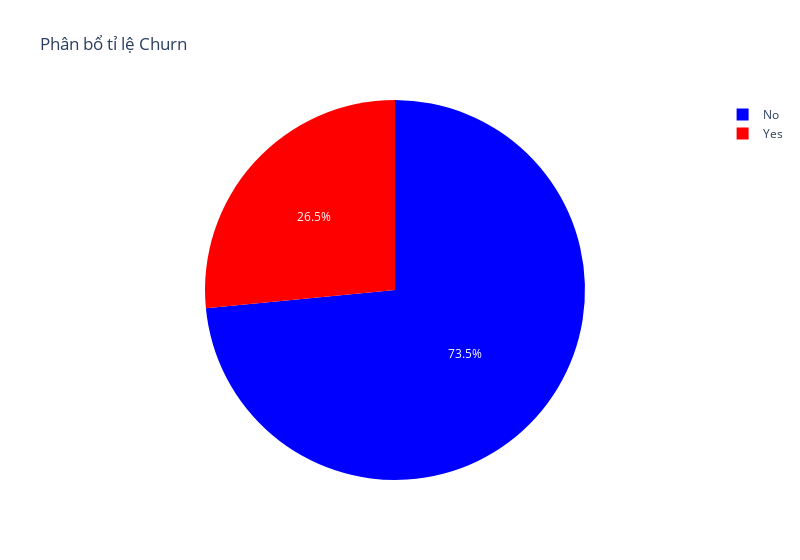

Notebook code cell kept with this figure:
### Markdown cell above
### Tổng quan tệp dữ liệu

### Code cell
# Trả về Object với giá trị giảm dần của các thuộc tính
churn_instance = dts_dtframe["Churn"].value_counts()
# Chuyển đổi series, object thành DataFrame
churn_instance = churn_instance.to_frame()
# Reset index cho DataFrame
churn_instance = churn_instance.reset_index()
# Đặt lại tên cho cột 'index'
churn_instance = churn_instance.rename(columns={"index": "Category"})
# Sử dụng thư viện plotly.express để vẽ sơ đồ
churn_pie_chart = plotly_ex.pie(
    churn_instance,
    values="Churn",
    names="Category",
    color_discrete_sequence=["blue", "red"],
    title="Phân bổ tỉ lệ Churn",
    width=800
)
churn_pie_chart.show()

### Figure 1 — Plotly figure (JSON) as saved in the notebook; plotly's stock layout.template omitted (floating-point values rounded to 4 significant figures)
{"data": [{"domain": {"x": [0, 1], "y": [0, 1]}, "hovertemplate": "Category=%{label}<br>Churn=%{value}<extra></extra>", "labels": ["No", "Yes"], "legendgroup": "", "name": "", "showlegend": true, "type": "pie", "values": [5174, 1869]}], "layout": {"legend": {"tracegroupgap": 0}, "piecolorway": ["blue", "red"], "title": {"text": "Phân bổ tỉ lệ Churn"}, "width": 800}}
